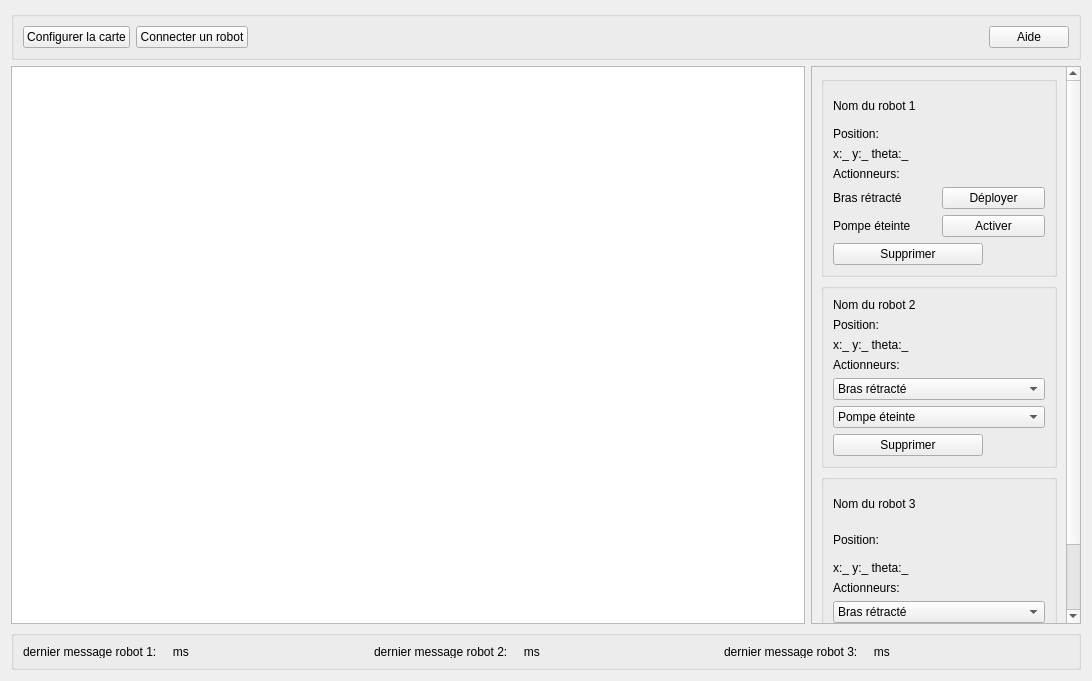
<?xml version="1.0" encoding="UTF-8"?>
<ui version="4.0">
 <class>base_window</class>
 <widget class="QWidget" name="base_window">
  <property name="geometry">
   <rect>
    <x>0</x>
    <y>0</y>
    <width>1092</width>
    <height>681</height>
   </rect>
  </property>
  <property name="windowTitle">
   <string>Form</string>
  </property>
  <layout class="QVBoxLayout" name="verticalLayout">
   <item>
    <widget class="QGroupBox" name="menu_area">
     <property name="title">
      <string/>
     </property>
     <property name="alignment">
      <set>Qt::AlignBottom|Qt::AlignLeading|Qt::AlignLeft</set>
     </property>
     <layout class="QHBoxLayout" name="horizontalLayout">
      <item>
       <widget class="QPushButton" name="pushButton">
        <property name="maximumSize">
         <size>
          <width>200</width>
          <height>16777215</height>
         </size>
        </property>
        <property name="text">
         <string>Configurer la carte</string>
        </property>
       </widget>
      </item>
      <item>
       <widget class="QPushButton" name="pushButton_2">
        <property name="text">
         <string>Connecter un robot</string>
        </property>
       </widget>
      </item>
      <item>
       <spacer name="horizontalSpacer">
        <property name="orientation">
         <enum>Qt::Horizontal</enum>
        </property>
        <property name="sizeHint" stdset="0">
         <size>
          <width>40</width>
          <height>20</height>
         </size>
        </property>
       </spacer>
      </item>
      <item>
       <widget class="QPushButton" name="pushButton_4">
        <property name="text">
         <string>Aide</string>
        </property>
       </widget>
      </item>
     </layout>
    </widget>
   </item>
   <item>
    <layout class="QHBoxLayout" name="horizontalLayout_2">
     <item>
      <widget class="QGraphicsView" name="map_view">
       <property name="minimumSize">
        <size>
         <width>0</width>
         <height>250</height>
        </size>
       </property>
      </widget>
     </item>
     <item>
      <widget class="QScrollArea" name="inspector_scroll_area">
       <property name="maximumSize">
        <size>
         <width>270</width>
         <height>16777215</height>
        </size>
       </property>
       <property name="widgetResizable">
        <bool>true</bool>
       </property>
       <widget class="QWidget" name="scrollAreaWidgetContents">
        <property name="geometry">
         <rect>
          <x>0</x>
          <y>0</y>
          <width>258</width>
          <height>796</height>
         </rect>
        </property>
        <layout class="QVBoxLayout" name="verticalLayout_4">
         <item>
          <widget class="QGroupBox" name="box_dummy_robot1">
           <property name="title">
            <string/>
           </property>
           <layout class="QVBoxLayout" name="verticalLayout_2">
            <item>
             <widget class="QLabel" name="lbl_nom">
              <property name="minimumSize">
               <size>
                <width>0</width>
                <height>30</height>
               </size>
              </property>
              <property name="maximumSize">
               <size>
                <width>16777215</width>
                <height>30</height>
               </size>
              </property>
              <property name="text">
               <string>Nom du robot 1</string>
              </property>
             </widget>
            </item>
            <item>
             <widget class="QLabel" name="lbl_position">
              <property name="maximumSize">
               <size>
                <width>16777215</width>
                <height>30</height>
               </size>
              </property>
              <property name="text">
               <string>Position:</string>
              </property>
             </widget>
            </item>
            <item>
             <widget class="QLabel" name="lbl_pos_values">
              <property name="maximumSize">
               <size>
                <width>16777215</width>
                <height>30</height>
               </size>
              </property>
              <property name="text">
               <string>x:_ y:_ theta:_</string>
              </property>
             </widget>
            </item>
            <item>
             <widget class="QLabel" name="lbl_actionneurs">
              <property name="maximumSize">
               <size>
                <width>16777215</width>
                <height>30</height>
               </size>
              </property>
              <property name="text">
               <string>Actionneurs:</string>
              </property>
             </widget>
            </item>
            <item>
             <layout class="QHBoxLayout" name="horizontalLayout_3">
              <item>
               <widget class="QLabel" name="label_5">
                <property name="maximumSize">
                 <size>
                  <width>16777215</width>
                  <height>30</height>
                 </size>
                </property>
                <property name="text">
                 <string>Bras rétracté</string>
                </property>
               </widget>
              </item>
              <item>
               <widget class="QPushButton" name="pushButton_7">
                <property name="maximumSize">
                 <size>
                  <width>16777215</width>
                  <height>30</height>
                 </size>
                </property>
                <property name="text">
                 <string>Déployer</string>
                </property>
               </widget>
              </item>
             </layout>
            </item>
            <item>
             <layout class="QHBoxLayout" name="horizontalLayout_4">
              <item>
               <widget class="QLabel" name="label_6">
                <property name="maximumSize">
                 <size>
                  <width>16777215</width>
                  <height>30</height>
                 </size>
                </property>
                <property name="text">
                 <string>Pompe éteinte</string>
                </property>
               </widget>
              </item>
              <item>
               <widget class="QPushButton" name="pushButton_8">
                <property name="maximumSize">
                 <size>
                  <width>16777215</width>
                  <height>30</height>
                 </size>
                </property>
                <property name="text">
                 <string>Activer</string>
                </property>
               </widget>
              </item>
             </layout>
            </item>
            <item>
             <widget class="QPushButton" name="pushButton_3">
              <property name="maximumSize">
               <size>
                <width>150</width>
                <height>30</height>
               </size>
              </property>
              <property name="text">
               <string>Supprimer</string>
              </property>
             </widget>
            </item>
           </layout>
          </widget>
         </item>
         <item>
          <widget class="QGroupBox" name="box_dummy_robot2">
           <property name="title">
            <string/>
           </property>
           <layout class="QVBoxLayout" name="verticalLayout_3">
            <item>
             <widget class="QLabel" name="lbl_nom_2">
              <property name="maximumSize">
               <size>
                <width>16777215</width>
                <height>30</height>
               </size>
              </property>
              <property name="text">
               <string>Nom du robot 2</string>
              </property>
             </widget>
            </item>
            <item>
             <widget class="QLabel" name="lbl_position_2">
              <property name="maximumSize">
               <size>
                <width>16777215</width>
                <height>30</height>
               </size>
              </property>
              <property name="text">
               <string>Position:</string>
              </property>
             </widget>
            </item>
            <item>
             <widget class="QLabel" name="lbl_position_values">
              <property name="maximumSize">
               <size>
                <width>16777215</width>
                <height>30</height>
               </size>
              </property>
              <property name="text">
               <string>x:_ y:_ theta:_</string>
              </property>
             </widget>
            </item>
            <item>
             <widget class="QLabel" name="lbl_actionneurs_2">
              <property name="maximumSize">
               <size>
                <width>16777215</width>
                <height>30</height>
               </size>
              </property>
              <property name="text">
               <string>Actionneurs:</string>
              </property>
             </widget>
            </item>
            <item>
             <widget class="QComboBox" name="comboBox">
              <property name="maximumSize">
               <size>
                <width>16777215</width>
                <height>30</height>
               </size>
              </property>
              <item>
               <property name="text">
                <string>Bras rétracté</string>
               </property>
              </item>
              <item>
               <property name="text">
                <string>Bras déployé</string>
               </property>
              </item>
             </widget>
            </item>
            <item>
             <widget class="QComboBox" name="comboBox_3">
              <property name="maximumSize">
               <size>
                <width>16777215</width>
                <height>30</height>
               </size>
              </property>
              <item>
               <property name="text">
                <string>Pompe éteinte</string>
               </property>
              </item>
              <item>
               <property name="text">
                <string>Pompe activée</string>
               </property>
              </item>
             </widget>
            </item>
            <item>
             <widget class="QPushButton" name="pushButton_5">
              <property name="maximumSize">
               <size>
                <width>150</width>
                <height>30</height>
               </size>
              </property>
              <property name="text">
               <string>Supprimer</string>
              </property>
             </widget>
            </item>
           </layout>
          </widget>
         </item>
         <item>
          <widget class="QGroupBox" name="groupBox">
           <property name="title">
            <string/>
           </property>
           <layout class="QVBoxLayout" name="verticalLayout_5">
            <item>
             <widget class="QLabel" name="label">
              <property name="minimumSize">
               <size>
                <width>0</width>
                <height>30</height>
               </size>
              </property>
              <property name="maximumSize">
               <size>
                <width>16777215</width>
                <height>30</height>
               </size>
              </property>
              <property name="text">
               <string>Nom du robot 3</string>
              </property>
             </widget>
            </item>
            <item>
             <widget class="QLabel" name="label_2">
              <property name="minimumSize">
               <size>
                <width>0</width>
                <height>30</height>
               </size>
              </property>
              <property name="maximumSize">
               <size>
                <width>16777215</width>
                <height>30</height>
               </size>
              </property>
              <property name="text">
               <string>Position:</string>
              </property>
             </widget>
            </item>
            <item>
             <widget class="QLabel" name="label_3">
              <property name="maximumSize">
               <size>
                <width>16777215</width>
                <height>30</height>
               </size>
              </property>
              <property name="text">
               <string>x:_ y:_ theta:_</string>
              </property>
             </widget>
            </item>
            <item>
             <widget class="QLabel" name="label_4">
              <property name="maximumSize">
               <size>
                <width>16777215</width>
                <height>30</height>
               </size>
              </property>
              <property name="text">
               <string>Actionneurs:</string>
              </property>
             </widget>
            </item>
            <item>
             <widget class="QComboBox" name="comboBox_4">
              <property name="maximumSize">
               <size>
                <width>16777215</width>
                <height>30</height>
               </size>
              </property>
              <item>
               <property name="text">
                <string>Bras rétracté</string>
               </property>
              </item>
              <item>
               <property name="text">
                <string>Bras déployé</string>
               </property>
              </item>
             </widget>
            </item>
            <item>
             <widget class="QComboBox" name="comboBox_5">
              <property name="maximumSize">
               <size>
                <width>16777215</width>
                <height>30</height>
               </size>
              </property>
              <item>
               <property name="text">
                <string>Pompe éteinte</string>
               </property>
              </item>
              <item>
               <property name="text">
                <string>Pompe activée</string>
               </property>
              </item>
             </widget>
            </item>
            <item>
             <widget class="QPushButton" name="pushButton_6">
              <property name="maximumSize">
               <size>
                <width>150</width>
                <height>30</height>
               </size>
              </property>
              <property name="text">
               <string>Supprimer</string>
              </property>
             </widget>
            </item>
           </layout>
          </widget>
         </item>
        </layout>
       </widget>
      </widget>
     </item>
    </layout>
   </item>
   <item>
    <widget class="QGroupBox" name="groupBox_2">
     <property name="maximumSize">
      <size>
       <width>16777215</width>
       <height>40</height>
      </size>
     </property>
     <property name="title">
      <string/>
     </property>
     <layout class="QHBoxLayout" name="horizontalLayout_5">
      <item>
       <widget class="QLabel" name="label_7">
        <property name="maximumSize">
         <size>
          <width>16777215</width>
          <height>30</height>
         </size>
        </property>
        <property name="text">
         <string>dernier message robot 1: __ms</string>
        </property>
       </widget>
      </item>
      <item>
       <widget class="QLabel" name="label_8">
        <property name="maximumSize">
         <size>
          <width>16777215</width>
          <height>30</height>
         </size>
        </property>
        <property name="text">
         <string>dernier message robot 2: __ms</string>
        </property>
       </widget>
      </item>
      <item>
       <widget class="QLabel" name="label_9">
        <property name="maximumSize">
         <size>
          <width>16777215</width>
          <height>30</height>
         </size>
        </property>
        <property name="text">
         <string>dernier message robot 3: __ms</string>
        </property>
       </widget>
      </item>
     </layout>
    </widget>
   </item>
  </layout>
 </widget>
 <resources/>
 <connections/>
</ui>
